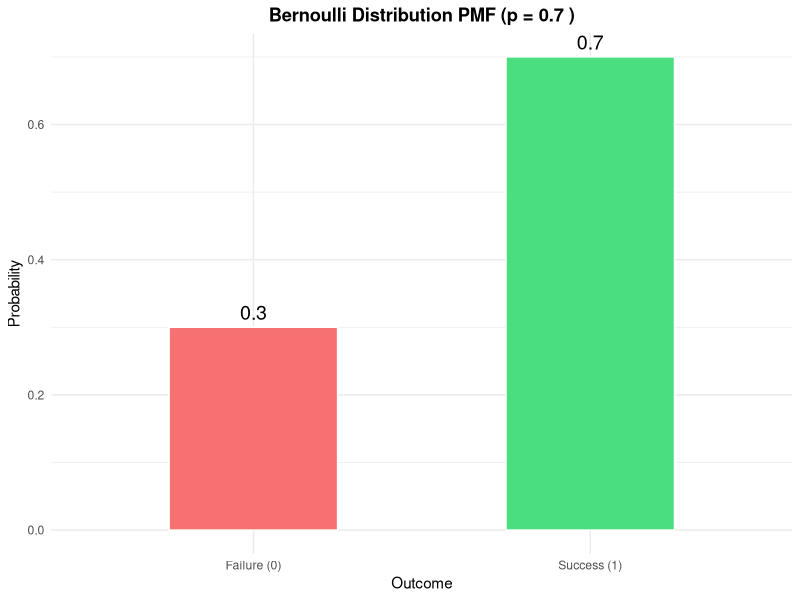
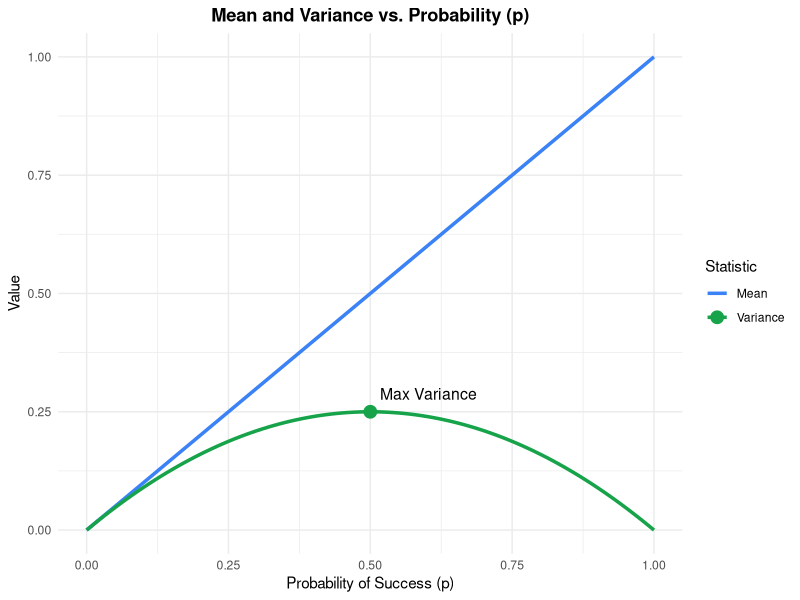

Source code (R) for these figures, in order:
## ---- chunk 1
# --- Required Libraries ---
# Install these packages if you haven't already
# install.packages("ggplot2")
# install.packages("dplyr")

# Load the required libraries for plotting and data manipulation
library(ggplot2)
library(dplyr)

# --- Function to Calculate the Central Moment of a Bernoulli Distribution ---
#
# This function calculates the k-th central moment for a Bernoulli distribution
# with a given probability of success 'p'.
#
# Args:
#   p: The probability of success (0 <= p <= 1).
#   k: The order of the central moment (k is a positive integer).
#
# Returns:
#   The value of the k-th central moment.
#
calculate_central_moment <- function(p, k) {
  # The formula for the k-th central moment is E[(Y-p)^k]
  # For a Bernoulli distribution, Y can be 0 or 1.
  # So, E[(Y-p)^k] = P(Y=0) * (0-p)^k + P(Y=1) * (1-p)^k
  #                = (1-p) * (-p)^k + p * (1-p)^k
  
  # Input validation
  if (p < 0 || p > 1) {
    stop("Probability 'p' must be between 0 and 1.")
  }
  if (k < 1 || floor(k) != k) {
    stop("Order 'k' must be a positive integer.")
  }
  
  moment <- (1 - p) * (-p)^k + p * (1 - p)^k
  return(moment)
}

# --- Examples of Usage ---
# Calculate the first central moment (should be 0)
first_moment <- calculate_central_moment(p = 0.5, k = 1)
cat("First central moment for p=0.5:", first_moment, "\n")

# Calculate the second central moment (variance)
variance_val <- calculate_central_moment(p = 0.5, k = 2)
cat("Variance for p=0.5:", variance_val, "\n")
cat("Using standard formula p*(1-p):", 0.5 * (1 - 0.5), "\n")

# Calculate the third central moment
third_moment <- calculate_central_moment(p = 0.5, k = 3)
cat("Third central moment for p=0.5:", third_moment, "\n")

# --- Visualizing the Bernoulli Distribution's PMF ---
#
# This plot shows the probability mass function (PMF) for a Bernoulli distribution.
# It helps to visualize the two possible outcomes and their probabilities.
#
plot_pmf <- function(p) {
  data_pmf <- data.frame(
    outcome = factor(c("Failure (0)", "Success (1)"), levels = c("Failure (0)", "Success (1)")),
    probability = c(1 - p, p)
  )
  
  ggplot(data_pmf, aes(x = outcome, y = probability, fill = outcome)) +
    geom_bar(stat = "identity", width = 0.5, color = "white") +
    geom_text(aes(label = round(probability, 2)), vjust = -0.5, size = 5) +
    scale_fill_manual(values = c("Failure (0)" = "#f87171", "Success (1)" = "#4ade80")) +
    labs(
      title = paste("Bernoulli Distribution PMF (p =", p, ")"),
      x = "Outcome",
      y = "Probability",
      fill = "Outcome"
    ) +
    theme_minimal() +
    theme(
      plot.title = element_text(hjust = 0.5, face = "bold"),
      legend.position = "none"
    )
}

# Generate and display a PMF plot for p = 0.7
plot_pmf(p = 0.7)

# --- Visualizing Moments as a function of 'p' ---
#
# This plot shows how the variance (2nd central moment) changes as the
# probability of success 'p' varies from 0 to 1.
# The variance is p*(1-p), which is maximized at p=0.5.
#
plot_moments <- function() {
  p_values <- seq(0, 1, by = 0.01)
  
  # Calculate the mean and variance for each 'p' value
  moment_data <- data.frame(
    p = p_values,
    mean = p_values,
    variance = p_values * (1 - p_values)
  )
  
  ggplot(moment_data, aes(x = p)) +
    # Plot the mean
    geom_line(aes(y = mean, color = "Mean"), size = 1.2) +
    # Plot the variance
    geom_line(aes(y = variance, color = "Variance"), size = 1.2) +
    # Add a point at the peak of the variance curve
    geom_point(data = filter(moment_data, p == 0.5), aes(y = variance, color = "Variance"), size = 4) +
    geom_text(data = filter(moment_data, p == 0.5), aes(y = variance, label = "Max Variance"),
              vjust = -1, hjust = -0.1, size = 4) +
    scale_color_manual(values = c("Mean" = "#3b82f6", "Variance" = "#16a34a")) +
    labs(
      title = "Mean and Variance vs. Probability (p)",
      x = "Probability of Success (p)",
      y = "Value",
      color = "Statistic"
    ) +
    theme_minimal() +
    theme(plot.title = element_text(hjust = 0.5, face = "bold"))
}

# Generate and display the moments plot
plot_moments()
